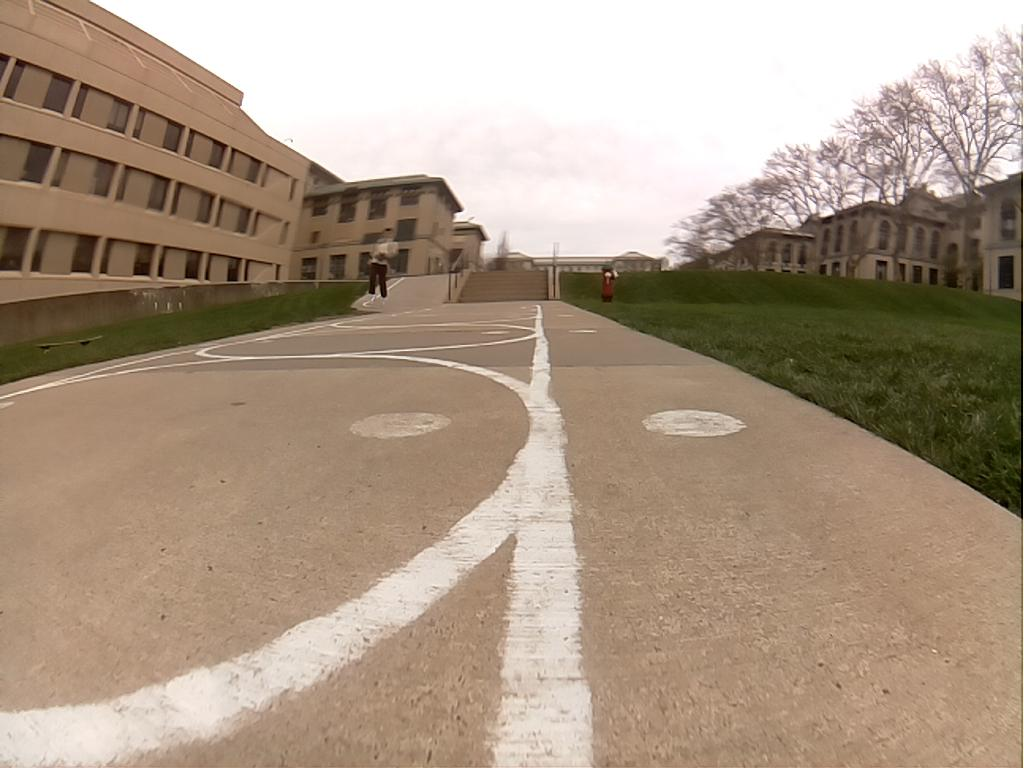
#> input picture imgs/input/0000_cam_image_array_.jpg, 1024 x 768 px, found by its file name; its folder holds only this picture in this run
$ python test_cv.py
#> lines starting #> are read from the running program, lines starting #| are printed output that depends on the picture; after the words box and inside, x2 and y2 are one past the last pixel; in counts of white or black regions, pixels touching at a corner belong together
#> further down, img is the input picture: shape (768, 1024, 3); mean B, G, R 133.9, 152.5, 171.3
### cvcar/threshold.py
import cv2
import numpy as np
from utils import *
import os
from matplotlib import pyplot as plt

def threshold(img):
    # ksize
    ksize = (5, 5)

    # Using cv2.blur() method
    img = cv2.blur(img, ksize)

    # threshold in yuv space
    yuv = cv2.cvtColor(img, cv2.COLOR_BGR2HSV)
#> yuv: shape (768, 1024, 3); mean H, S, V 18.2, 70.1, 171.4

    # [6 lines of commented-out code are left out]
    nice = yuv[:,:,0] > 80
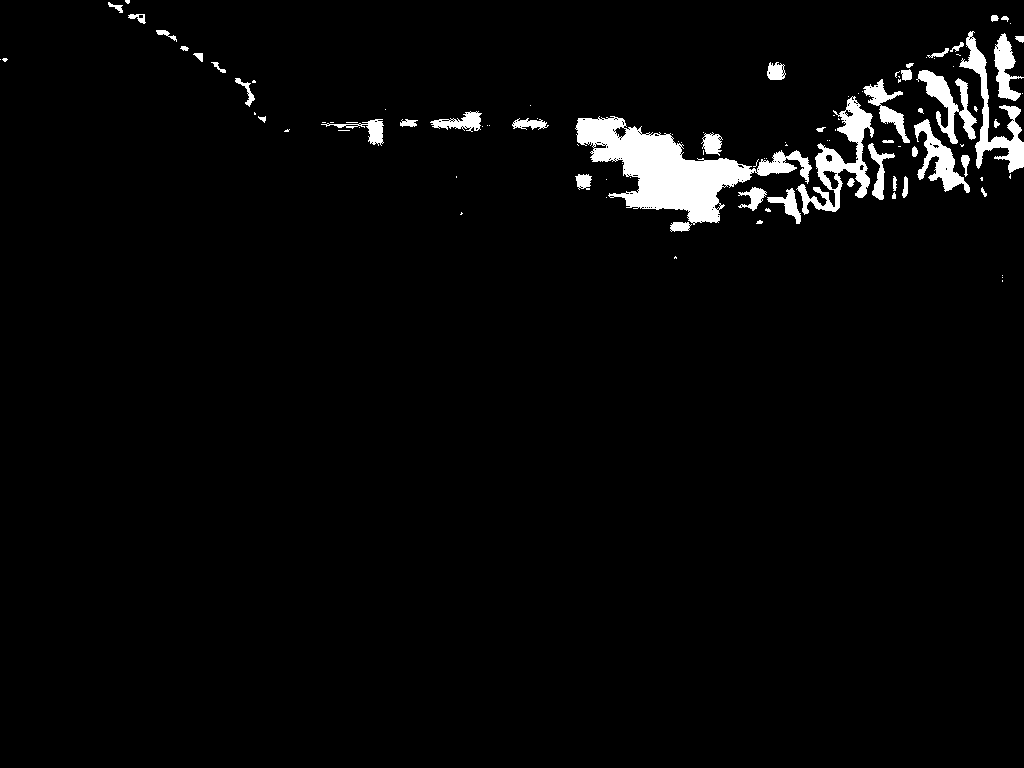
#> nice: shape (768, 1024) bool; 3.1% white; 106 white regions (61 under 20 px), largest, box (x1, y1, x2, y2) and area: (575, 116, 812, 225) 9548, (796, 96, 874, 215) 2802, (959, 31, 1024, 173) 2217
    plt.imshow(nice); plt.show()

    return nice

    # [8 lines of commented-out code are left out]

    return yuv.astype('float32')

from utils import save_img, flip_stack_unfloat

# [10 lines that do not run on import are left out]

### cvcar/utils.py
import cv2
import numpy as np

def log(s):
    if False:
        print(s)

def save_img(filename, img):
    # [4 lines of commented-out code are left out]
    if not cv2.imwrite(filename, img):
        raise Exception("Could not write image to {}", filename)

def flip_stack_unfloat(img):
    return np.flipud(np.stack((img,)*3, axis=-1) * 255).astype('uint8')
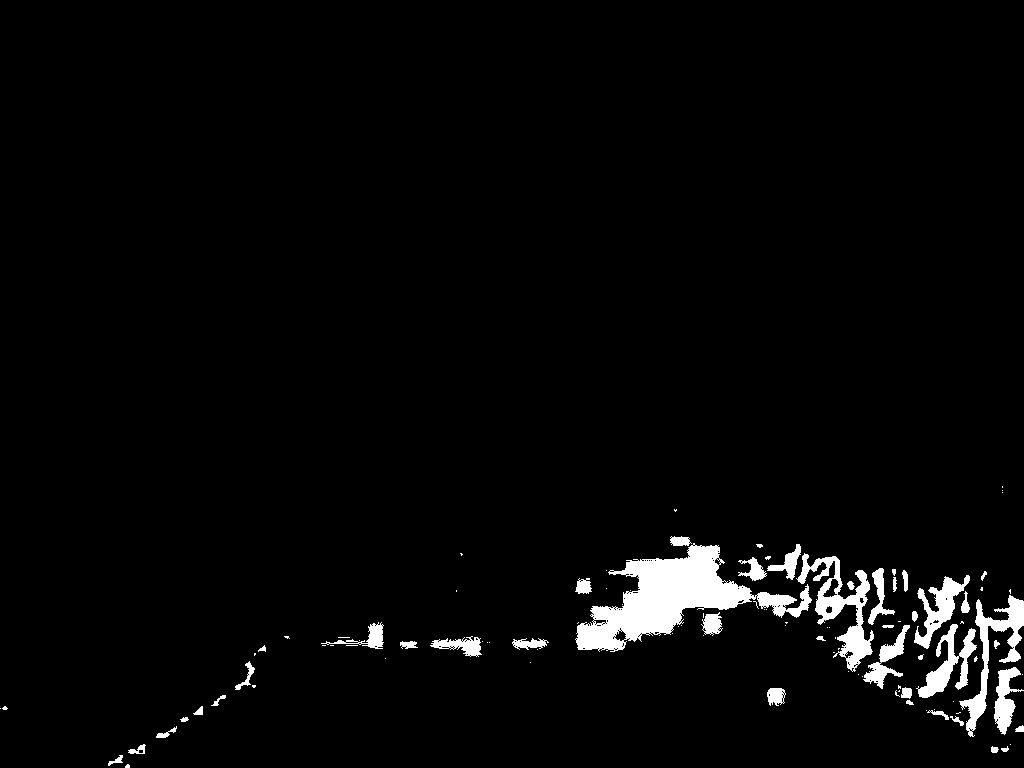
#> returned value: shape (768, 1024, 3); 3.1% white; 106 white regions (61 under 20 px), largest, box (x1, y1, x2, y2) and area: (575, 543, 812, 652) 9548, (796, 553, 874, 672) 2802, (959, 595, 1024, 737) 2217

# [37 lines left out: functions relu, assemble_imgs, assemble_imgs_horiz, not called in this run]

### cvcar/cv.py
from time import time
import cv2
import numpy as np
import math
from my_cv_pilot import *
from matplotlib import pyplot as plt
from threshold import threshold
from utils import *

INPUT_DIR = "imgs/input/"
WARPED_DIR = "imgs/warped/"
YUV_DIR = "imgs/yuv/"
THRESHOLDED_DIR = "imgs/thresholded/"
TOPHAT_DIR = "imgs/tophat/"
RELUD_DIR = "imgs/relud/"
FINAL_DIR = "imgs/final/"

LOOK_FOR_SPLIT = 0

GREEN = (0, 255, 0)
MAGENTA = (255, 0, 255)
CYAN_OR_YELLOW = (0, 255, 255)

CURR_BIAS_IDX = 1

LEFT_30 = 12
RIGHT_30 = 18
BIAS_LEFT_RIGHT_DIFF = 1

LEFT = 0
RIGHT = 1
BIASES = [
    LEFT,
    RIGHT,
    LEFT,
    RIGHT,
    RIGHT,
    LEFT,
    RIGHT,
    RIGHT,
    LEFT,
    RIGHT,
]

def process_img(img, filename = None):
#> called with filename = '0000_cam_image_array_.jpg'
    global LOOK_FOR_SPLIT, CURR_BIAS_IDX
    # assume img is 1024 x 768
    assert math.isclose(1024 / 768, img.shape[1] / img.shape[0], rel_tol=.1)

    LOOK_FOR_SPLIT -= 1

    resize = img.shape[1] / 1024
#> resize = 1

    # order: tr, tl, bl, br
    src = [(675,384), (338,384), (0,700), (1023,730)]
    src = [(int(resize*x), int(resize*y)) for (x,y) in src]
    dst = [(10, 34), (-10, 34), (-10, 0), (10, 0)]
    dst = [(int(10*(x + 30)), int(10*y)) for (x,y) in dst]
    dst = [(int(x//10*3), int(y//10*3)) for (x,y) in dst]

    src_np = np.array(src, dtype=np.float32)
    dst_np = np.array(dst, dtype=np.float32)

    # colors = [
    #     (0, 0, 255),  # green
    #     (0, 255, 0),  # blue
    #     (255, 0, 0),  # red
    #     (255, 255, 0),  # yellow
    # ]
    # for cnr_idx, (x, y) in enumerate(src):
    #     cv2.circle(img, (x, y), 10, colors[cnr_idx], -1)

    # inverse projective map
    M = cv2.getPerspectiveTransform(src_np, dst_np)
    # cloned_img = np.array(img)
    cloned_img = img
    warped = cv2.warpPerspective(cloned_img, M, (600//10*3, 1000//10*3), flags=cv2.INTER_LINEAR, borderMode=cv2.BORDER_CONSTANT, borderValue=GREEN)
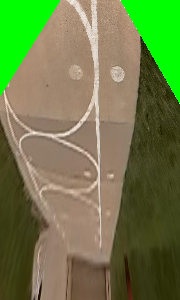
#> warped: shape (300, 180, 3); mean B, G, R 71.4, 124.1, 109
    out_of_bounds = warped[:,:] == GREEN
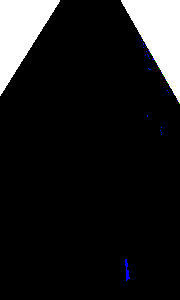
#> out_of_bounds: shape (300, 180, 3) bool; mean B, G, R 0.114, 0.112, 0.112

    # if filename:
    #     save_img(WARPED_DIR + filename, assemble_imgs([img, np.flipud(warped)]))

    # threshold in yuv space
    yuv = threshold(warped)
#> in threshold (call 2), `img = cv2.blur(img, ksize)`:
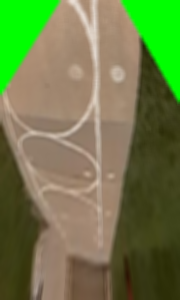
#> img: shape (300, 180, 3); mean of channels 0, 1, 2 71.4, 124.1, 109; drawn as B, G, R
#> in threshold (call 2), `yuv = cv2.cvtColor(img, cv2.COLOR_BGR2HSV)`: yuv: shape (300, 180, 3); mean H, S, V 24.7, 122.4, 137.8
#> in threshold (call 2), `nice = yuv[:,:,0] > 80`: nice: shape (300, 180) bool; every value is 0
    relud = yuv

    # [80 lines of commented-out code are left out]
    crop = relud[:100,:]
#> crop: shape (100, 180) bool; every value is 0
    flattened = crop.reshape(-1)
    indices = list(np.ndindex(crop.shape[:]))
    pts = np.c_[indices, flattened]

#> (the run stopped early here; a loop or call above may not have finished)

$ run again, on imgs/input/0_8023_cam_image_array_.jpg
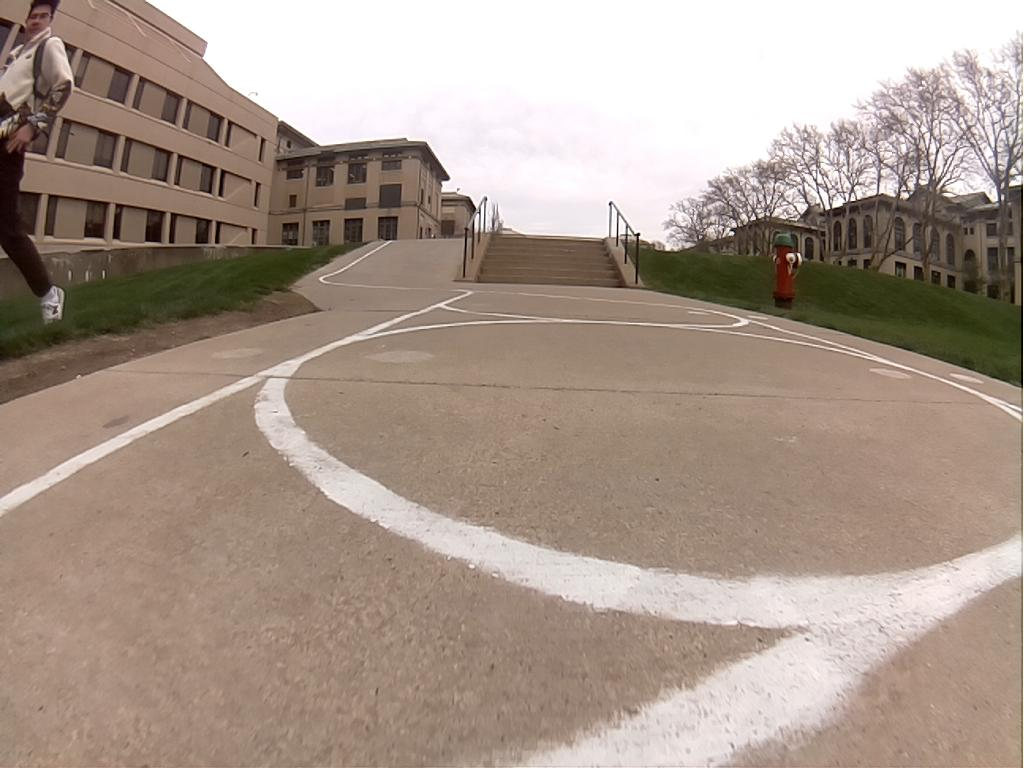
#> input picture imgs/input/0_8023_cam_image_array_.jpg, 1024 x 768 px, found by its file name
#> img is the input picture: shape (768, 1024, 3); mean B, G, R 140.5, 152.1, 168.7
#> yuv: shape (768, 1024, 3); mean H, S, V 22.8, 53.7, 168.7
#> in threshold, `nice = yuv[:,:,0] > 80`:
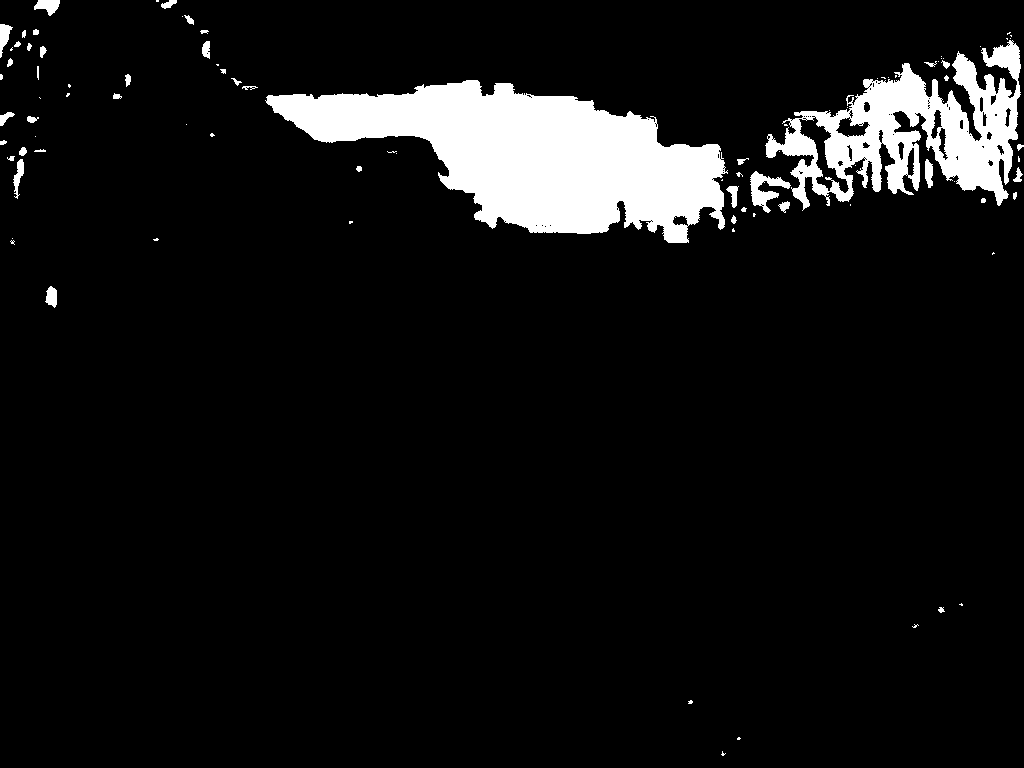
#> nice: shape (768, 1024) bool; 7.8% white; 93 white regions (49 under 20 px), largest, box (x1, y1, x2, y2) and area: (265, 80, 728, 243) 39089, (765, 40, 1021, 211) 18308, (750, 171, 791, 213) 707
#> out_of_bounds: shape (300, 180, 3) bool; 11.2% white; 2 white regions, box (x1, y1, x2, y2) and area: (121, 0, 180, 103) 3112, (0, 0, 60, 96) 2938
#> in threshold (call 2), `img = cv2.blur(img, ksize)`:
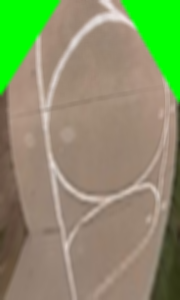
#> img: shape (300, 180, 3); mean of channels 0, 1, 2 103.7, 146.5, 135.5; drawn as B, G, R
#> yuv: shape (300, 180, 3); mean H, S, V 19.2, 84.3, 163.9
#> nice: shape (300, 180) bool; every value is 0
#> crop: shape (100, 180) bool; every value is 0

$ run again, on imgs/input/0_9411_cam_image_array_.jpg
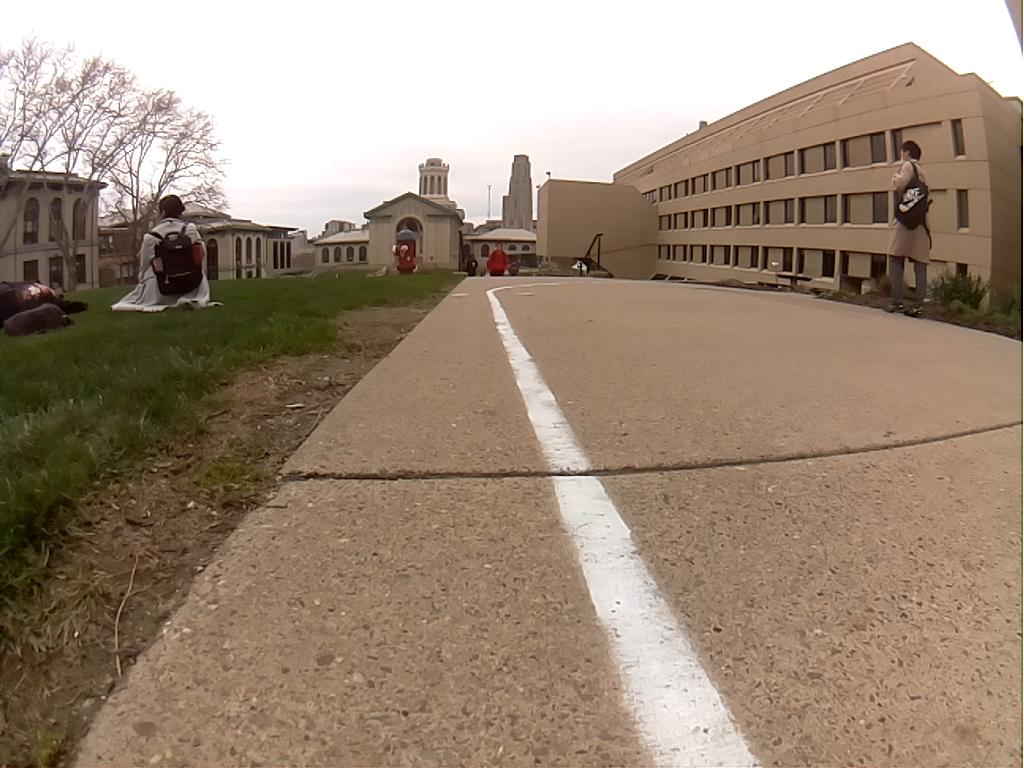
#> input picture imgs/input/0_9411_cam_image_array_.jpg, 1024 x 768 px, found by its file name
#> img is the input picture: shape (768, 1024, 3); mean B, G, R 120.9, 139, 157.9
#> yuv: shape (768, 1024, 3); mean H, S, V 16.4, 77, 157.9
#> in threshold, `nice = yuv[:,:,0] > 80`:
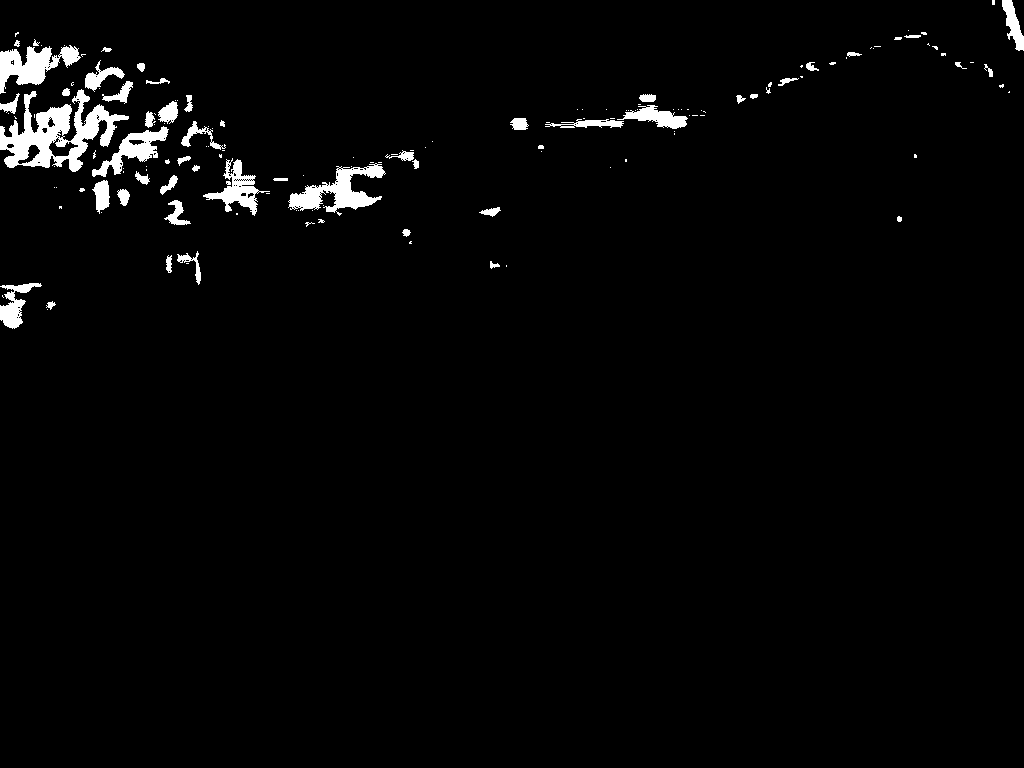
#> nice: shape (768, 1024) bool; 2.3% white; 152 white regions (100 under 20 px), largest, box (x1, y1, x2, y2) and area: (0, 89, 129, 172) 4370, (288, 163, 386, 216) 2034, (0, 45, 81, 94) 1860
#> in threshold (call 2), `img = cv2.blur(img, ksize)`:
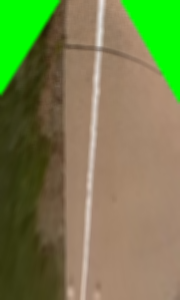
#> img: shape (300, 180, 3); mean of channels 0, 1, 2 74.9, 127.1, 116.7; drawn as B, G, R
#> yuv: shape (300, 180, 3); mean H, S, V 22.7, 122.1, 145.4
#> nice: shape (300, 180) bool; every value is 0
#> crop: shape (100, 180) bool; every value is 0

$ run again, on imgs/input/10203_cam_image_array_.jpg
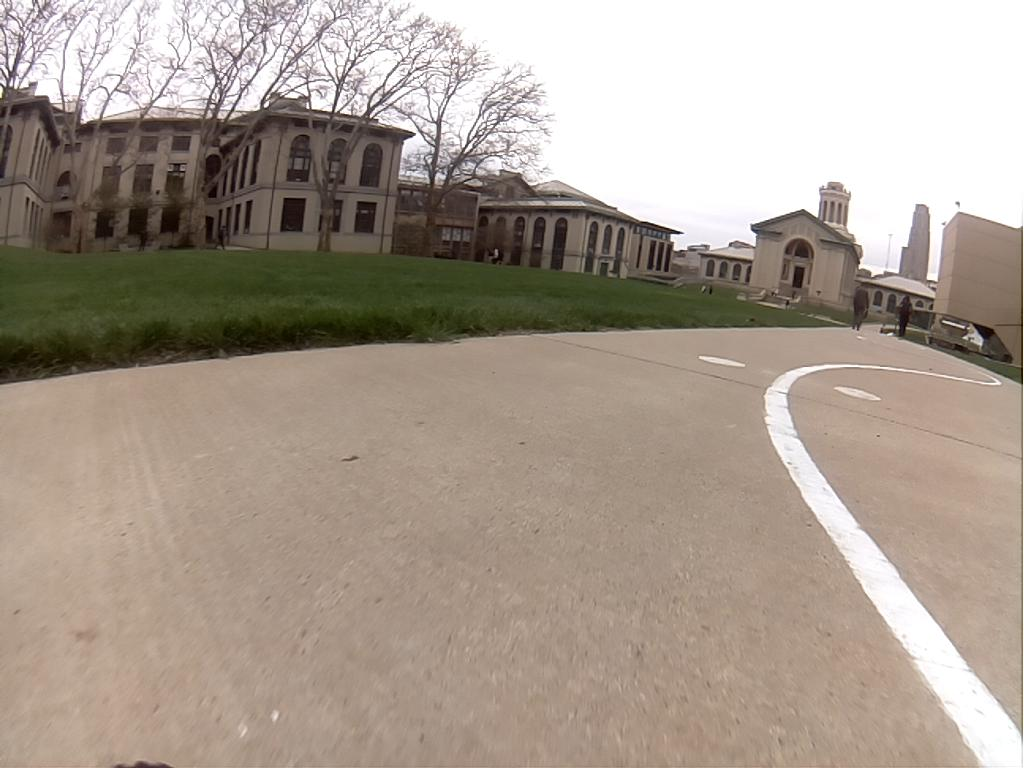
#> input picture imgs/input/10203_cam_image_array_.jpg, 1024 x 768 px, found by its file name
#> img is the input picture: shape (768, 1024, 3); mean B, G, R 144.9, 156.6, 168.8
#> yuv: shape (768, 1024, 3); mean H, S, V 26.1, 48.1, 169.3
#> in threshold, `nice = yuv[:,:,0] > 80`:
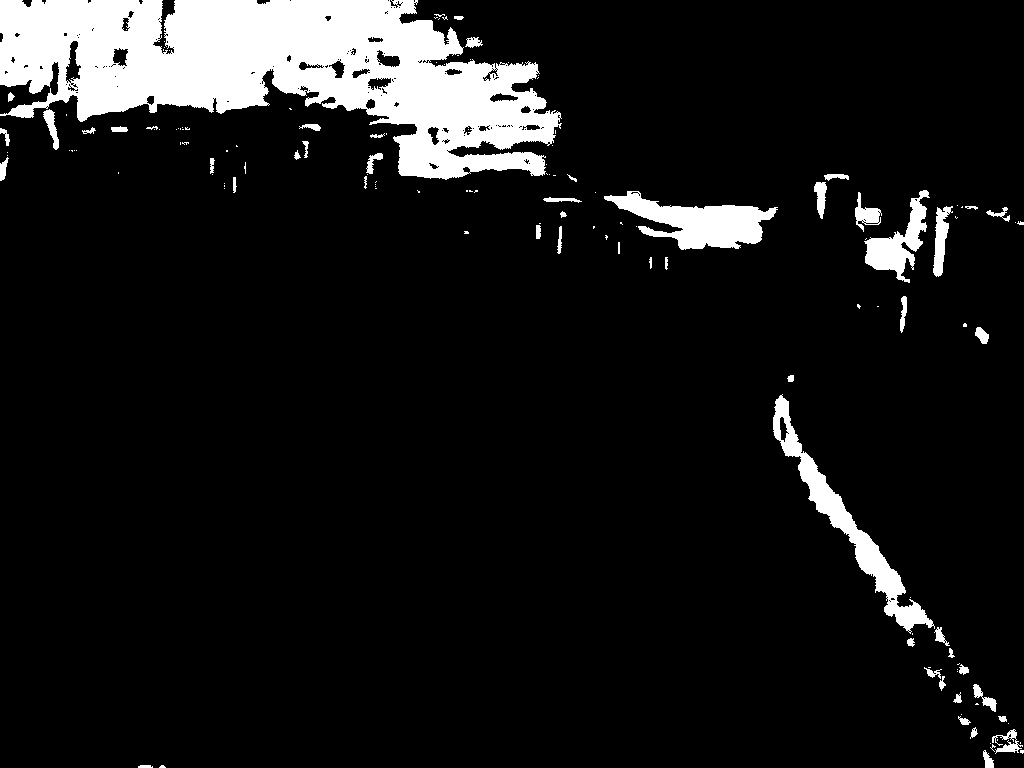
#> nice: shape (768, 1024) bool; 9.4% white; 142 white regions (90 under 20 px), largest, box (x1, y1, x2, y2) and area: (0, 0, 562, 180) 55869, (773, 394, 935, 634) 5201, (604, 191, 778, 250) 4911
#> in threshold (call 2), `img = cv2.blur(img, ksize)`:
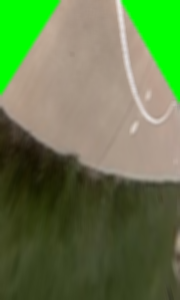
#> img: shape (300, 180, 3); mean of channels 0, 1, 2 74.2, 123.3, 100; drawn as B, G, R
#> yuv: shape (300, 180, 3); mean H, S, V 28.8, 110.6, 131.1
#> nice: shape (300, 180) bool; every value is 0
#> crop: shape (100, 180) bool; every value is 0
